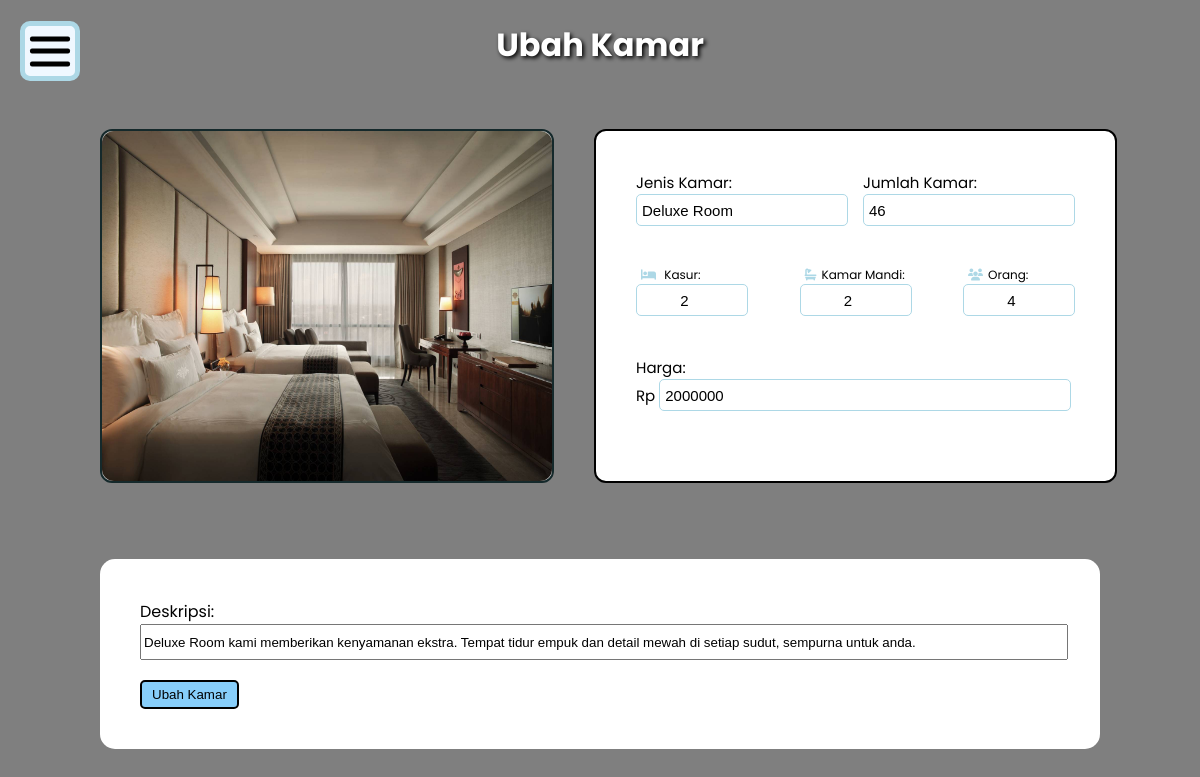
Page /crudAdmin/update_kamar.php?kamar=2 (signed in) on the committed database.
### tables this page shows
CREATE TABLE `kamar` (
  `id` int(11) NOT NULL,
  `jenis_kamar` varchar(50) NOT NULL,
  `deskripsi` text NOT NULL,
  `kasur` int(11) NOT NULL,
  `kamar_mandi` int(11) NOT NULL,
  `orang` int(11) NOT NULL,
  `harga` decimal(15,0) NOT NULL,
  `jumlah_kamar` int(11) NOT NULL,
  `foto` varchar(255) NOT NULL
);

### crudAdmin/update_kamar.php (the view, shortened to what this page needs)
<?php
    require "../database/koneksi.php";
    if (isset($_GET["kamar"])){
        $id = $_GET["kamar"];
        $sql_select = mysqli_query($conn, "SELECT * FROM kamar WHERE id='$id'");
        $kamar = mysqli_fetch_assoc($sql_select);
    }
?>
<!DOCTYPE html>
<html lang="en">
<head>
    <link rel="stylesheet" href="https://cdnjs.cloudflare.com/ajax/libs/font-awesome/6.6.0/css/all.min.css" />
    <link rel="stylesheet" href="../database/data.css">
    <link rel="stylesheet" href="admin.css?v=<?php echo time(); ?>">
</head>
<body>
    <?php include ("sidebarAdmin.php")?>
    <h1>Ubah Kamar</h1>
    <form action="" class="form-room-container" method="POST" enctype="multipart/form-data">
        <div class="room-container">
            <div class="photo-container">
                <label for="photo" class="input-photo">
                    <?php $direktori = "../database/foto_kamar/" . $kamar["foto"];?>
                    <?php echo "<img src='$direktori' alt='foto' class='room-update' id='title-picture'>"; ?>
                </label><br>
                <input type="file" name="room" id="photo" onchange="limit_size(event)"><br>
            </div>
            <div class="room-data">
                <div class="room-type">
                    <label for="type">
                        Jenis Kamar: <br>
                        <input type="text" id="type" name="type" value="<?php echo $kamar['jenis_kamar']?>" class="form-room" placehorder="Masukkan Jenis Kamar" required>
                    </label>
                    <label for="amount">
                        Jumlah Kamar: <br>
                        <input type="number" id="amount" name="amount" value="<?php echo $kamar['jumlah_kamar']?>" class="form-room" min="0" placehorder="Masukkan Jumlah Kamar" required>
                    </label>
                </div>
                <div class="room-type">
                    <label for="bed" class="amount">
                        <i class="fa-solid fa-bed"></i> Kasur: <br>
                        <input type="number" id="bed" name="bed" value="<?php echo $kamar['kasur']?>" class="form-amount" min="1" placehorder="Kasur" required>
                    </label>
                    <label for="bath" class="amount">
                        <i class="fa-solid fa-bath"></i>Kamar Mandi: <br>
                        <input type="number" id="bath" name="bath" value="<?php echo $kamar['kamar_mandi']?>" class="form-amount" min="1" placehorder="Kamar Mandi" required>
                    </label>
                    <label for="people" class="amount">
                        <i class="fa-solid fa-users"></i>Orang: <br>
                        <input type="number" id="people" name="people" value="<?php echo $kamar['orang']?>" class="form-amount" min="1" placehorder="Orang" required>
                    </label>
                </div>
                <div class="room-type">
                    <label for="price">
                        Harga: <br>
                        Rp <input type="text" id="price" name="price" value="<?php echo $kamar['harga']?>" class="form-price" pattern="[0-9]{1,15}" placehorder="Harga" min="1" inputmode="numeric" title="Masukkan Angka Maksimal 15 Digit" required>
                    </label>
                </div>
            </div>
        </div>
        <div class="descript-container">
            <label for="descript">
                Deskripsi: <br>
                <input type="text" id="descript" name="descript" value="<?php echo $kamar['deskripsi']?>" class="form-descript" placehorder="Deskripsi" maxlength="140" required>
            </label>
            <input type="submit" name="submit" value="Ubah Kamar" class="add-room">
        </div>
    </form>
</body>
</html>

### database/data.css (style rules this page uses)
body { font-family: 'Poppins', sans-serif; margin: 20px 50px; background: linear-gradient(rgba(0, 0, 0, 0.5), rgba(0, 0, 0, 0.5)), url(../assets/pexels-boonkong-boonpeng-442952-1134176.jpg); background-size: cover; background-attachment: fixed; background-position: center; }
h1 { text-align: center; color: white; text-shadow: 2px 2px 4px black; }

### crudAdmin/admin.css (style rules this page uses)
body { margin: 20px; }
.form-room-container { margin: 60px 80px; }
.room-container { display: flex; justify-content: space-between; gap: 40px; }
.photo-container { display: inline-block; font-size: 20px; }
.input-photo { display: inline-block; width: 450px; height: 350px; background-color: rgba(255, 255, 255, 0.62); border: 2px #15292B solid; border-radius: 12px; cursor: pointer; font-size: 20px; color: #15292B; margin-top: auto; margin-bottom: auto; }
.room-data { flex-direction: column; background-color: white; border-radius: 12px; border: 2px black solid; height: 350px; }
.room-data i { color: lightblue; margin: 0 5px; }
.room-type { display: flex; justify-content: space-between; gap: 15px; margin-top: 20px; font-size: 15px; margin: 40px; }
.form-room { width: 200px; height: 20px; border: 1px lightblue solid; border-radius: 5px; color: black; font-size: 15px; padding: 5px; }
.form-amount { width: 100px; height: 20px; border: 1px lightblue solid; border-radius: 5px; color: black; font-size: 15px; padding: 5px; text-align: center; }
.form-price { width: 400px; height: 20px; border: 1px lightblue solid; border-radius: 5px; color: black; font-size: 15px; padding: 5px; }
.amount { font-size: 12px; }
.descript-container { background-color: white; border-radius: 15px; border: 5px black; margin-top: 40px; padding: 40px; }
.form-descript { width: 100%; display: flex; height: 30px; }
.add-room { margin-left: 0; background-color: lightskyblue; padding: 5px 10px; margin-top: 20px; border: 2px black solid; border-radius: 5px; cursor: pointer; }
.room-update { width: 100%; height: 100%; border-radius: 12px; }

### rows in the picture
kamar: foto (picture), type "Deluxe Room", amount "46", bed "2", bath "2", people "4", price "2000000", descript "Deluxe Room kami memberikan kenyamanan ekstra. Tempat tidur empuk dan detail mewah di setiap sudut, sempurna untuk anda."
